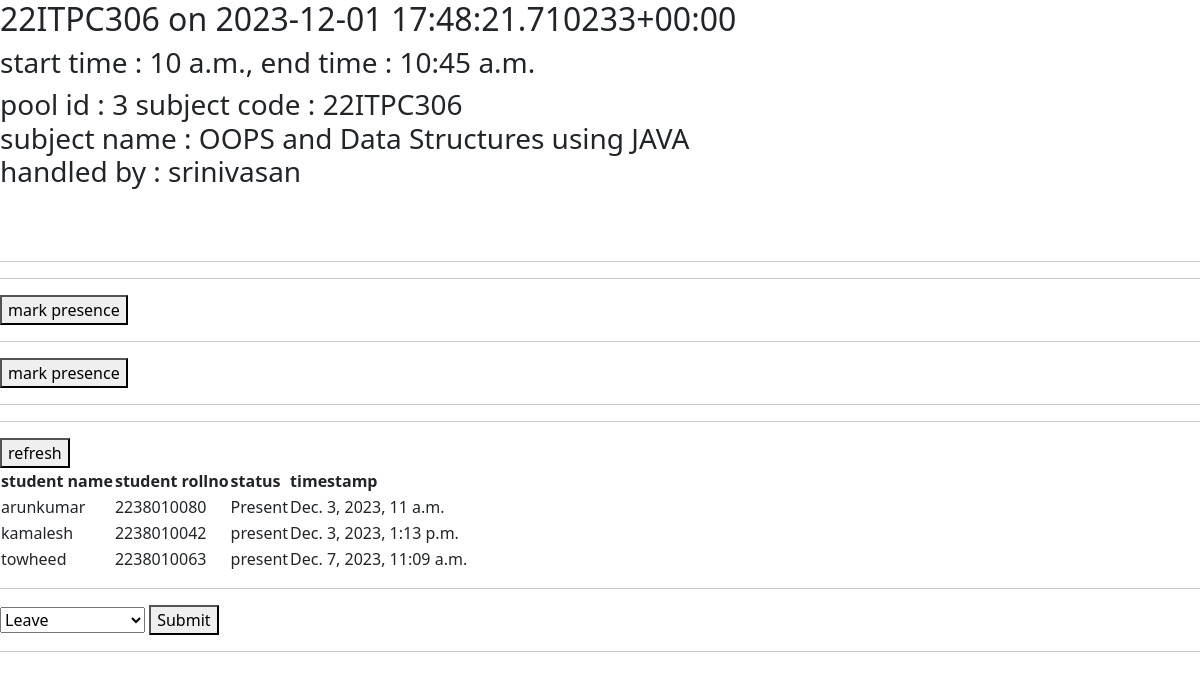
/Student/view/pool/3/, run on the app's committed database.
### user/models.py (models this page shows, shortened)
class attendance_pool(models.Model):
    start_time = models.TimeField()
    end_time = models.TimeField()
    created_by = models.ForeignKey(User, on_delete=models.CASCADE)
    subject = models.ForeignKey(subject,on_delete=models.CASCADE)#here try to apply the filtering of subjets based on the department or the associating sebjects handled by the staff so the list will be shortened
    recieved_attendance = models.IntegerField(blank = True,null = False,default=0)
    is_alive = models.BooleanField(null=True,blank=False,default=True)
    latitude = models.DecimalField(max_digits=9, decimal_places=6, null=True, blank=True)
    longitude = models.DecimalField(max_digits=9, decimal_places=6, null=True, blank=True)
    datefield = models.DateTimeField(auto_now=True)
    def __str__(self):
        return f"{self.subject.subject_code} on {self.datefield}"
        pass

class subject(models.Model):
    dept = models.CharField(max_length=45,choices=dept_choices,blank = False,null=False)
    sem = models.IntegerField(choices=sem_choices,blank = False,null=False)
    subject_name = models.CharField(max_length=45,blank=False,null=True)
    subject_code = models.CharField(max_length=10,blank=False,null=True,unique=True)
    type = models.CharField(max_length=45,choices=sub_type_choices,blank=False,null = False)
    handling_staff = models.ForeignKey(User,on_delete=models.CASCADE,null = True)#here try to add only the teacher role users so when selecting handling staffs it wont be lenghty and if it possible try to implement the dept and sem table so we can sort out

class User(AbstractUser):
    dept = models.CharField(max_length=10, choices=dept_choices, blank=True, null=True)
    sem = models.IntegerField(choices = sem_choices,blank = True,null = True)
    role = models.CharField(max_length=10, choices=role_choices, default="Student", blank=False, null=False)
    userid = models.BigIntegerField(blank = False,null = True)
    class Meta:
        constraints = [
            models.UniqueConstraint(fields=['userid'], name='unique_user_id'),
        ]

class attendance(models.Model):
    pool = models.ForeignKey(attendance_pool,on_delete=models.CASCADE,blank=False,null=False)
    user = models.ForeignKey(User, on_delete=models.CASCADE)
    student_roll = models.IntegerField(blank=False,null=False)#think later if it was really mportant because we have user refernce above so..,
    status = models.CharField(max_length=20,choices=status_choices,default="absent",blank=False,null=False)
    ip_address = models.GenericIPAddressField()
    timestamp = models.DateTimeField(auto_now_add=True)

### student/views.py (the view)
# urls.py: path('view/pool/<int:pk>/',pool_view.as_view(),name = "student_pool_view"),
class pool_view(View):
    def get(self, request, *args, **kwargs):
        pk = kwargs.get('pk')
        current_pool = attendance_pool.objects.get(id = pk)
        result_data = attendance.objects.filter(pool = current_pool)
        template_name = "student_pool_view.html"
        return render(request,template_name, {"pool":current_pool,"result_data":result_data})

### templates/student_pool_view.html (shortened to what this page needs)
{% extends 'base.html' %}
{% block content %}
        <div>
                <H2>{{pool}}</H2>
            </div>
            <div>
                <h3>start time : {{pool.start_time}}, end time : {{pool.end_time}}</h3>
            </div>
            <div>
                <h3>
                    pool id : {{pool.id}}
                subject code : {{pool.subject.subject_code}}<br>
                subject name : {{pool.subject.subject_name}}<br>
                handled by : {{pool.subject.handling_staff.username}}<br>
                </h3>
            </div>
                <br>
                <br>
                <hr>
                <hr>
        </div>
        <button id="postButton">mark presence</button>
        <br><hr>
        <button id="refreshbtn">mark presence</button>
        <hr>
        <hr>
        <button id = "refresh-data">refresh</button>
        <table id = "attendance_result">
            <tr>
                <th>student name</th>
                <th>student rollno</th>
                <th>status</th>
                <th>timestamp</th>
            </tr>
            {% for data in result_data %}
            <tr>
                <td>{{data.user.username}}</td>
                <td>{{data.user.userid}}</td>
                <td>{{data.status}}</td>
                <td>{{data.timestamp}}</td>
            </tr>
            {% endfor %}
        </table>
        <hr>
        <form id="yourForm">
          <select id="requestType">
              <option value="leave">Leave</option>
          </select>
          <button type="button" id="submitButton">Submit</button>
      </form>
        <hr>
{% endblock %}

### data on the page
attendance_pool: start_time "10 a.m.", end_time "10:45 a.m.", id "3", subject.subject_code "22ITPC306", subject.subject_name "OOPS and Data Structures using JAVA", subject.handling_staff.username "srinivasan"
attendance: user.username "arunkumar", user.userid "2238010080", status "Present", timestamp "Dec. 3, 2023, 11 a.m."
attendance: user.username "kamalesh", user.userid "2238010042", status "present", timestamp "Dec. 3, 2023, 1:13 p.m."
attendance: user.username "towheed", user.userid "2238010063", status "present", timestamp "Dec. 7, 2023, 11:09 a.m."
